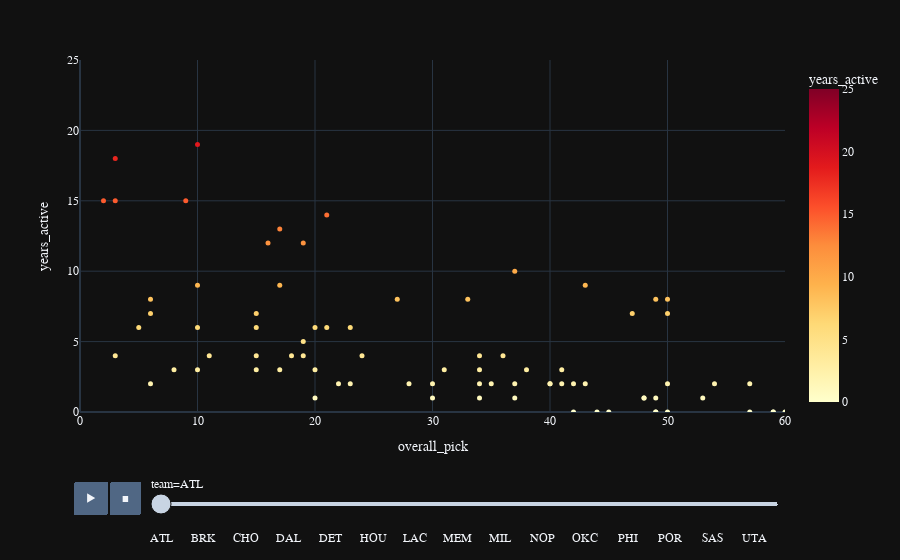

Notebook cell for this chart:
### Markdown cell above
<h3 style="color:blue; font-weight:bold">Career Span by Team and Overall Pick</h3>

### Code cell
fig = px.scatter(sorted_df, x = "overall_pick", y = "years_active",
                    range_x = (0, 60), range_y = (0, 25),
                    hover_data = ["college"],
                    hover_name="player",
                    animation_frame = "team", range_color = (0, 25),
                    color = "years_active", color_continuous_scale = "YlOrRd")
                    #title = "Points Per Game Overall Pick 1-60 Animation by Year and Games")

fig.update_traces(marker = dict(size = 5)) # scaling down the markers
fig.update_layout(template = "plotly_dark", font = dict(family = "PT Sans", size = 12))
fig.show()

### Figure 1 — Plotly figure (JSON) as saved in the notebook; plotly's stock layout.template omitted (floating-point values rounded to 4 significant figures)
{"data": [{"customdata": [["HS/G-Lea/Foreign"], ["Florida State"], ["HS/G-Lea/Foreign"], ["HS/G-Lea/Foreign"], ["Washington"], ["Kansas"], ["HS/G-Lea/Foreign"], ["Saint Joseph's"], ["Michigan State"], ["HS/G-Lea/Foreign"], ["Northwestern Oklahoma State University"], ["Miami (FL)"], ["HS/G-Lea/Foreign"], ["Indiana"], ["Virginia"], ["Cal State Long Beach"], ["Vanderbilt"], ["Notre Dame"], ["Oakland"], ["Illinois"], ["Duke"], ["Texas"], ["UNLV"], ["Kansas"], ["Seton Hall"], ["HS/G-Lea/Foreign"], ["Villanova"], ["NC State"], ["HS/G-Lea/Foreign"], ["HS/G-Lea/Foreign"], ["Oregon"], ["Wake Forest"], ["Stanford"], ["Maryland"], ["Colorado"], ["Purdue"], ["Oakland"], ["Cincinnati"], ["UNC"], ["HS/G-Lea/Foreign"], ["Texas"], ["Southeastern Illinois College"], ["Utah"], ["Arizona"], ["HS/G-Lea/Foreign"], ["Ohio State"], ["HS/G-Lea/Foreign"], ["BYU"], ["HS/G-Lea/Foreign"], ["Maryland"], ["HS/G-Lea/Foreign"], ["Stanford"], ["Duke"], ["Georgia"], ["Georgia Tech"], ["Central State University"], ["HS/G-Lea/Foreign"], ["Texas"], ["HS/G-Lea/Foreign"], ["California"], ["Wake Forest"], ["HS/G-Lea/Foreign"], ["Marquette"], ["Duke"], ["Texas A&M"], ["Texas Tech"], ["Florida"], ["Arizona"], ["South Florida"], ["Old Dominion"], ["UCLA"], ["HS/G-Lea/Foreign"], ["Providence"], ["LSU"], ["Auburn"], ["Duke"], ["USC"], ["Iowa"], ["Michigan"], ["Oral Roberts"]], "hovertemplate": "<b>%{hovertext}</b><br><br>team=ATL<br>overall_pick=%{x}<br>years_active=%{marker.color}<br>college=%{customdata[0]}<extra></extra>", "hovertext": ["Cenk Akyol", "Doug Edwards", "Dimitrios Agravanis", "Marcus Eriksson", "Rich Manning", "Kelly Oubre Jr.", "Edy Tavares", "DeAndre' Bembry", "Adreian Payne", "Raul Neto", "Gaylon Nickerson", "Shane Larkin", "Dennis Schröder", "Alan Henderson", "Mike Scott", "James Ennis III", "John Jenkins", "Elmer Bennett", "Kay Felder", "Steve Bardo", "Cam Reddish", "Jaxson Hayes", "Stacey Augmon", "Devonte' Graham", "Anthony Avent", "Isaïa Cordinier", "Omari Spellman", "Rodney Monroe", "Luka Dončić", "Alpha Kaba", "Tyler Dorsey", "John Collins", "Adam Keefe", "Kevin Huerter", "Donnie Boyce", "Cuonzo Martin", "Keith Benson", "DerMarr Johnson", "Marvin Williams", "Viktor Sanikidze", "Royal Ivey", "Donta Smith", "Hanno Möttölä", "Salim Stoudamire", "Josh Smith", "Scoonie Penn", "Pau Gasol", "Travis Hansen", "Boris Diaw", "Terence Morris", "David Andersen", "Josh Childress", "Shelden Williams", "Jumaine Jones", "Dion Glover", "Priest Lauderdale", "Pape Sy", "Damion James", "Sergiy Gladyr", "Ed Gray", "Jeff Teague", "Alain Digbeau", "Chris Crawford", "Roshown McLeod", "Acie Law", "Cory Carr", "Al Horford", "Jason Terry", "Solomon Jones", "Cal Bowdler", "Trevor Wilson", "Didi Louzada", "Troy Brown", "Skylar Mays", "Sharife Cooper", "Jalen Johnson", "Onyeka Okongwu", "Roy Marble", "Rumeal Robinson", "Haywoode Workman"], "legendgroup": "", "marker": {"color": [0, 3, 0, 0, 2, 7, 2, 6, 4, 7, 1, 4, 9, 12, 9, 8, 6, 3, 2, 3, 3, 3, 15, 4, 6, 0, 2, 1, 4, 0, 2, 5, 9, 4, 2, 2, 1, 7, 15, 0, 10, 2, 2, 3, 13, 0, 18, 1, 14, 3, 2, 8, 6, 8, 6, 2, 1, 4, 0, 2, 12, 0, 7, 3, 4, 1, 15, 19, 8, 3, 4, 2, 0, 2, 1, 1, 2, 2, 6, 8], "coloraxis": "coloraxis", "size": 5, "symbol": "circle"}, "mode": "markers", "name": "", "orientation": "v", "showlegend": false, "type": "scatter", "x": [59, 15, 59, 50, 40, 15, 43, 21, 15, 47, 34, 18, 17, 16, 43, 50, 23, 38, 54, 41, 10, 8, 9, 34, 15, 44, 30, 30, 3, 60, 41, 19, 10, 19, 42, 57, 48, 6, 2, 42, 37, 34, 40, 31, 17, 57, 3, 37, 21, 34, 37, 6, 5, 27, 20, 28, 53, 24, 49, 22, 19, 49, 50, 20, 11, 49, 3, 10, 33, 17, 36, 35, 45, 50, 48, 20, 6, 23, 10, 49], "xaxis": "x", "y": [0, 3, 0, 0, 2, 7, 2, 6, 4, 7, 1, 4, 9, 12, 9, 8, 6, 3, 2, 3, 3, 3, 15, 4, 6, 0, 2, 1, 4, 0, 2, 5, 9, 4, 2, 2, 1, 7, 15, 0, 10, 2, 2, 3, 13, 0, 18, 1, 14, 3, 2, 8, 6, 8, 6, 2, 1, 4, 0, 2, 12, 0, 7, 3, 4, 1, 15, 19, 8, 3, 4, 2, 0, 2, 1, 1, 2, 2, 6, 8], "yaxis": "y"}], "layout": {"coloraxis": {"cmax": 25, "cmin": 0, "colorbar": {"title": {"text": "years_active"}}, "colorscale": [[0, "rgb(255,255,204)"], [0.125, "rgb(255,237,160)"], [0.25, "rgb(254,217,118)"], [0.375, "rgb(254,178,76)"], [0.5, "rgb(253,141,60)"], [0.625, "rgb(252,78,42)"], [0.75, "rgb(227,26,28)"], [0.875, "rgb(189,0,38)"], [1, "rgb(128,0,38)"]]}, "font": {"family": "PT Sans", "size": 12}, "legend": {"tracegroupgap": 0}, "margin": {"t": 60}, "sliders": [{"active": 0, "currentvalue": {"prefix": "team="}, "len": 0.9, "pad": {"b": 10, "t": 60}, "steps": [{"args": [["ATL"], {"frame": {"duration": 0, "redraw": false}, "fromcurrent": true, "mode": "immediate", "transition": {"duration": 0, "easing": "linear"}}], "label": "ATL", "method": "animate"}, {"args": [["BOS"], {"frame": {"duration": 0, "redraw": false}, "fromcurrent": true, "mode": "immediate", "transition": {"duration": 0, "easing": "linear"}}], "label": "BOS", "method": "animate"}, {"args": [["BRK"], {"frame": {"duration": 0, "redraw": false}, "fromcurrent": true, "mode": "immediate", "transition": {"duration": 0, "easing": "linear"}}], "label": "BRK", "method": "animate"}, {"args": [["CHI"], {"frame": {"duration": 0, "redraw": false}, "fromcurrent": true, "mode": "immediate", "transition": {"duration": 0, "easing": "linear"}}], "label": "CHI", "method": "animate"}, {"args": [["CHO"], {"frame": {"duration": 0, "redraw": false}, "fromcurrent": true, "mode": "immediate", "transition": {"duration": 0, "easing": "linear"}}], "label": "CHO", "method": "animate"}, {"args": [["CLE"], {"frame": {"duration": 0, "redraw": false}, "fromcurrent": true, "mode": "immediate", "transition": {"duration": 0, "easing": "linear"}}], "label": "CLE", "method": "animate"}, {"args": [["DAL"], {"frame": {"duration": 0, "redraw": false}, "fromcurrent": true, "mode": "immediate", "transition": {"duration": 0, "easing": "linear"}}], "label": "DAL", "method": "animate"}, {"args": [["DEN"], {"frame": {"duration": 0, "redraw": false}, "fromcurrent": true, "mode": "immediate", "transition": {"duration": 0, "easing": "linear"}}], "label": "DEN", "method": "animate"}, {"args": [["DET"], {"frame": {"duration": 0, "redraw": false}, "fromcurrent": true, "mode": "immediate", "transition": {"duration": 0, "easing": "linear"}}], "label": "DET", "method": "animate"}, {"args": [["GSW"], {"frame": {"duration": 0, "redraw": false}, "fromcurrent": true, "mode": "immediate", "transition": {"duration": 0, "easing": "linear"}}], "label": "GSW", "method": "animate"}, {"args": [["HOU"], {"frame": {"duration": 0, "redraw": false}, "fromcurrent": true, "mode": "immediate", "transition": {"duration": 0, "easing": "linear"}}], "label": "HOU", "method": "animate"}, {"args": [["IND"], {"frame": {"duration": 0, "redraw": false}, "fromcurrent": true, "mode": "immediate", "transition": {"duration": 0, "easing": "linear"}}], "label": "IND", "method": "animate"}, {"args": [["LAC"], {"frame": {"duration": 0, "redraw": false}, "fromcurrent": true, "mode": "immediate", "transition": {"duration": 0, "easing": "linear"}}], "label": "LAC", "method": "animate"}, {"args": [["LAL"], {"frame": {"duration": 0, "redraw": false}, "fromcurrent": true, "mode": "immediate", "transition": {"duration": 0, "easing": "linear"}}], "label": "LAL", "method": "animate"}, {"args": [["MEM"], {"frame": {"duration": 0, "redraw": false}, "fromcurrent": true, "mode": "immediate", "transition": {"duration": 0, "easing": "linear"}}], "label": "MEM", "method": "animate"}, {"args": [["MIA"], {"frame": {"duration": 0, "redraw": false}, "fromcurrent": true, "mode": "immediate", "transition": {"duration": 0, "easing": "linear"}}], "label": "MIA", "method": "animate"}, {"args": [["MIL"], {"frame": {"duration": 0, "redraw": false}, "fromcurrent": true, "mode": "immediate", "transition": {"duration": 0, "easing": "linear"}}], "label": "MIL", "method": "animate"}, {"args": [["MIN"], {"frame": {"duration": 0, "redraw": false}, "fromcurrent": true, "mode": "immediate", "transition": {"duration": 0, "easing": "linear"}}], "label": "MIN", "method": "animate"}, {"args": [["NOP"], {"frame": {"duration": 0, "redraw": false}, "fromcurrent": true, "mode": "immediate", "transition": {"duration": 0, "easing": "linear"}}], "label": "NOP", "method": "animate"}, {"args": [["NYK"], {"frame": {"duration": 0, "redraw": false}, "fromcurrent": true, "mode": "immediate", "transition": {"duration": 0, "easing": "linear"}}], "label": "NYK", "method": "animate"}, {"args": [["OKC"], {"frame": {"duration": 0, "redraw": false}, "fromcurrent": true, "mode": "immediate", "transition": {"duration": 0, "easing": "linear"}}], "label": "OKC", "method": "animate"}, {"args": [["ORL"], {"frame": {"duration": 0, "redraw": false}, "fromcurrent": true, "mode": "immediate", "transition": {"duration": 0, "easing": "linear"}}], "label": "ORL", "method": "animate"}, {"args": [["PHI"], {"frame": {"duration": 0, "redraw": false}, "fromcurrent": true, "mode": "immediate", "transition": {"duration": 0, "easing": "linear"}}], "label": "PHI", "method": "animate"}, {"args": [["PHO"], {"frame": {"duration": 0, "redraw": false}, "fromcurrent": true, "mode": "immediate", "transition": {"duration": 0, "easing": "linear"}}], "label": "PHO", "method": "animate"}, {"args": [["POR"], {"frame": {"duration": 0, "redraw": false}, "fromcurrent": true, "mode": "immediate", "transition": {"duration": 0, "easing": "linear"}}], "label": "POR", "method": "animate"}, {"args": [["SAC"], {"frame": {"duration": 0, "redraw": false}, "fromcurrent": true, "mode": "immediate", "transition": {"duration": 0, "easing": "linear"}}], "label": "SAC", "method": "animate"}, {"args": [["SAS"], {"frame": {"duration": 0, "redraw": false}, "fromcurrent": true, "mode": "immediate", "transition": {"duration": 0, "easing": "linear"}}], "label": "SAS", "method": "animate"}, {"args": [["TOR"], {"frame": {"duration": 0, "redraw": false}, "fromcurrent": true, "mode": "immediate", "transition": {"duration": 0, "easing": "linear"}}], "label": "TOR", "method": "animate"}, {"args": [["UTA"], {"frame": {"duration": 0, "redraw": false}, "fromcurrent": true, "mode": "immediate", "transition": {"duration": 0, "easing": "linear"}}], "label": "UTA", "method": "animate"}, {"args": [["WAS"], {"frame": {"duration": 0, "redraw": false}, "fromcurrent": true, "mode": "immediate", "transition": {"duration": 0, "easing": "linear"}}], "label": "WAS", "method": "animate"}], "x": 0.1, "xanchor": "left", "y": 0, "yanchor": "top"}], "updatemenus": [{"buttons": [{"args": [null, {"frame": {"duration": 500, "redraw": false}, "fromcurrent": true, "mode": "immediate", "transition": {"duration": 500, "easing": "linear"}}], "label": "&#9654;", "method": "animate"}, {"args": [[null], {"frame": {"duration": 0, "redraw": false}, "fromcurrent": true, "mode": "immediate", "transition": {"duration": 0, "easing": "linear"}}], "label": "&#9724;", "method": "animate"}], "direction": "left", "pad": {"r": 10, "t": 70}, "showactive": false, "type": "buttons", "x": 0.1, "xanchor": "right", "y": 0, "yanchor": "top"}], "xaxis": {"anchor": "y", "domain": [0, 1], "range": [0, 60], "title": {"text": "overall_pick"}}, "yaxis": {"anchor": "x", "domain": [0, 1], "range": [0, 25], "title": {"text": "years_active"}}}}
